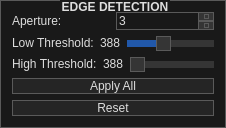
         <widget class="QGroupBox" name="edge_detection_box">
          <property name="sizePolicy">
           <sizepolicy hsizetype="Preferred" vsizetype="Minimum">
            <horstretch>0</horstretch>
            <verstretch>0</verstretch>
           </sizepolicy>
          </property>
          <property name="maximumSize">
           <size>
            <width>300</width>
            <height>16777215</height>
           </size>
          </property>
          <property name="styleSheet">
           <string notr="true">/*
	Based on a template by Emanuel Claesson (c) 2013 with modifications by Paris Flood

	Licensed under the Apache License, Version 2.0 (the &quot;License&quot;);
	you may not use this file except in compliance with the License.
	You may obtain a copy of the License at

		http://www.apache.org/licenses/LICENSE-2.0

	Unless required by applicable law or agreed to in writing, software
	distributed under the License is distributed on an &quot;AS IS&quot; BASIS,
	WITHOUT WARRANTIES OR CONDITIONS OF ANY KIND, either express or implied.
	See the License for the specific language governing permissions and
	limitations under the License.
*/

/*
	COLOR_DARK     = #191919
	COLOR_MEDIUM   = #353535
	COLOR_MEDLIGHT = #5A5A5A
	COLOR_LIGHT    = #DDDDDD
	COLOR_BLUE  = #2158AA
	COLOR_ORANGE = #D66C23
*/
* {
	background: #191919;
	color: #DDDDDD;
border: 1px solid #5A5A5A;
}

 QMenuBar {
	background: #191919;
	border-style: none;
 }

 QMenuBar::item {
	 background: transparent;
     spacing: 3px; /* spacing between menu bar items */
     padding: 5px 25px;
 }

 QMenuBar::item:selected{
	background: #353535;
  	border: 2px solid #D66C23;
    border-style: none none solid none;
}

 QMenuBar::item:pressed {
	background: #5A5A5A;
}

QCheckBox, QRadioButton {
	border: none;
}

QRadioButton::indicator, QCheckBox::indicator {
	width: 13px;
	height: 13px;
}

QRadioButton::indicator::unchecked, QCheckBox::indicator::unchecked {
	left: 5px;
	border: 1px solid #5A5A5A;
	background: none;
}

QRadioButton::indicator:unchecked:hover, QCheckBox::indicator:unchecked:hover {
	left: 5px;
	border: 1px solid #D66C23;
}

QRadioButton::indicator::checked, QCheckBox::indicator::checked {
	left: 5px;
	border: 1px solid #5A5A5A;
	background: #2158AA;
}

QRadioButton::indicator:checked:hover, QCheckBox::indicator:checked:hover {
	left: 5px;
	border: 1px solid #D66C23;
	background: #2158AA;
}

QGroupBox::title {
	subcontrol-origin: margin;
    subcontrol-position: top center;
}

QScrollBar {
	border: 1px solid #5A5A5A;
	background: #191919;
}

QScrollBar:horizontal {
	height: 15px;
	margin: 0px 16px 0px 16px;
}

QScrollBar:vertical {
	width: 15px;
	margin: 16px 0px 16px 0px;
}

QScrollBar::handle {
	background: #353535;
	border: 1px solid #5A5A5A;
}

QScrollBar::handle:horizontal {
	border-width: 0px 1px 0px 1px;
}

QScrollBar::handle:vertical {
	border-width: 1px 0px 1px 0px;
}

QScrollBar::handle:horizontal {
	min-width: 20px;
}

QScrollBar::handle:vertical {
	min-height: 20px;
}

QScrollBar::add-line, QScrollBar::sub-line {
	background:#353535;
	border: 1px solid #5A5A5A;
	subcontrol-origin: margin;
}

QScrollBar::add-line {
	position: absolute;
}

QScrollBar::add-line:horizontal {
	width: 15px;
	subcontrol-position: right;
	left: 15px;
}

QScrollBar::add-line:vertical {
	height: 15px;
	subcontrol-position: bottom;
	top: 15px;
}

QScrollBar::sub-line:horizontal {
	width: 15px;
	subcontrol-position: left;
}

QScrollBar::sub-line:vertical {
	height: 15px;
	subcontrol-position: top;
}

QScrollBar:left-arrow, QScrollBar::right-arrow, QScrollBar::up-arrow, QScrollBar::down-arrow {
	border: 1px solid #5A5A5A;
	width: 3px;
	height: 3px;
}

QScrollBar::add-page, QScrollBar::sub-page {
	background: none;
}

QAbstractButton {
	background: #252525;
}

QAbstractButton:disabled {
	background: #3F3F3F;
}

QAbstractButton:hover {
	background: #353535;
}

QPushButton:hover {
	background: #353535;
  	border: 1px solid #D66C23;
}

QAbstractButton:pressed {
	background: #5A5A5A;
}

QAbstractItemView {
	show-decoration-selected: 1;
 	outline: 0;
	selection-background-color: #2158AA;
	selection-color: #DDDDDD;
	alternate-background-color: #353535;
}

QHeaderView {
	border: 1px solid #5A5A5A;
}

QHeaderView::section {
	background: #191919;
	border: 1px solid #5A5A5A;
	padding: 4px;
}

QHeaderView::section:selected, QHeaderView::section::checked {
	background: #353535;
}

QTableView {
	gridline-color: #5A5A5A;
}

QTabBar {
	margin-left: 2px;
}

QTabBar::tab {
	border-radius: 0px;
	padding: 4px;
	margin: 4px;
}

QTabBar::tab:selected {
	background: #353535;
}

QComboBox::down-arrow {
	border: 1px solid #5A5A5A;
	background: #353535;
}

QComboBox::drop-down {
	border: 1px solid #5A5A5A;
	background: #353535;
}

QComboBox::down-arrow {
	width: 3px;
	height: 3px;
	border: 1px solid #5A5A5A;
}

QAbstractSpinBox {
	padding-right: 15px;
}

QAbstractSpinBox::up-button, QAbstractSpinBox::down-button {
	border: 1px solid #5A5A5A;
	background: #353535;
	subcontrol-origin: border;
}
QAbstractSpinBox::up-button:hover, QAbstractSpinBox::down-button:hover {
	border: 1px solid #D66C23;
}
QAbstractSpinBox::up-button:pressed, QAbstractSpinBox::down-button:pressed {
	background: #5A5A5A;
}

QAbstractSpinBox::up-arrow, QAbstractSpinBox::down-arrow {
	width: 3px;
	height: 3px;
	border: 1px solid #5A5A5A;
}
QAbstractSpinBox::up-arrow:hover, QAbstractSpinBox::down-arrow:hover {
	border: 1px solid #D66C23;
}

QSlider {
	border: none;
}

QSlider::groove:horizontal {
	height: 5px;
	margin: 4px 0px 4px 0px;
}

QSlider::groove:vertical {
	width: 5px;
	margin: 0px 4px 0px 4px;
}

QSlider::handle {
	border: 1px solid #5A5A5A;
	background: #353535;
}

QSlider::handle:horizontal {
	width: 15px;
	margin: -4px 0px -4px 0px;
}

QSlider::handle:vertical {
	height: 15px;
	margin: 0px -4px 0px -4px;
}

QSlider::add-page:vertical, QSlider::sub-page:horizontal {
	background: #2158AA;
}

QSlider::sub-page:vertical, QSlider::add-page:horizontal {
	background: #353535;
}

QLabel {
	border: none;
}

QProgressBar {
	text-align: center;
}

QProgressBar::chunk {
	width: 1px;
	background-color: #2158AA;
}

QMenu::separator {
	background: #353535;
}

QGroupBox {
	font: bold
}

QListWidget::item:selected {
    background-color: #2158AA;
}

 QMenu::item:selected{
	background: #353535;
	border: 2px solid #D66C23;
    border-style: none solid none none;
}

 QMenu::pressed {
	background: #5A5A5A;
}

QMenu::separator {
    height: 5px;
	background: #2158AA;
}</string>
          </property>
          <property name="title">
           <string>EDGE DETECTION</string>
          </property>
          <property name="alignment">
           <set>Qt::AlignRight|Qt::AlignTrailing|Qt::AlignVCenter</set>
          </property>
          <layout class="QVBoxLayout" name="verticalLayout_13" stretch="0">
           <item>
            <layout class="QVBoxLayout" name="verticalLayout_3">
             <item>
              <layout class="QHBoxLayout" name="horizontalLayout_4">
               <item>
                <widget class="QLabel" name="aperture_label">
                 <property name="sizePolicy">
                  <sizepolicy hsizetype="Preferred" vsizetype="Fixed">
                   <horstretch>0</horstretch>
                   <verstretch>0</verstretch>
                  </sizepolicy>
                 </property>
                 <property name="text">
                  <string>Aperture:</string>
                 </property>
                </widget>
               </item>
               <item>
                <widget class="QSpinBox" name="aperture_spin_box">
                 <property name="minimum">
                  <number>3</number>
                 </property>
                 <property name="maximum">
                  <number>7</number>
                 </property>
                 <property name="singleStep">
                  <number>2</number>
                 </property>
                </widget>
               </item>
              </layout>
             </item>
             <item>
              <layout class="QHBoxLayout" name="horizontalLayout_5">
               <item>
                <widget class="QLabel" name="low_threshold_label">
                 <property name="sizePolicy">
                  <sizepolicy hsizetype="Preferred" vsizetype="Fixed">
                   <horstretch>0</horstretch>
                   <verstretch>0</verstretch>
                  </sizepolicy>
                 </property>
                 <property name="text">
                  <string>Low Threshold:</string>
                 </property>
                </widget>
               </item>
               <item>
                <widget class="QLabel" name="low_threshold_value">
                 <property name="sizePolicy">
                  <sizepolicy hsizetype="Preferred" vsizetype="Fixed">
                   <horstretch>0</horstretch>
                   <verstretch>0</verstretch>
                  </sizepolicy>
                 </property>
                 <property name="text">
                  <string>388</string>
                 </property>
                </widget>
               </item>
               <item>
                <widget class="QSlider" name="low_threshold_slider">
                 <property name="minimum">
                  <number>0</number>
                 </property>
                 <property name="value">
                  <number>40</number>
                 </property>
                 <property name="orientation">
                  <enum>Qt::Horizontal</enum>
                 </property>
                </widget>
               </item>
              </layout>
             </item>
             <item>
              <layout class="QHBoxLayout" name="horizontalLayout_6">
               <item>
                <widget class="QLabel" name="high_threshold_label">
                 <property name="sizePolicy">
                  <sizepolicy hsizetype="Preferred" vsizetype="Fixed">
                   <horstretch>0</horstretch>
                   <verstretch>0</verstretch>
                  </sizepolicy>
                 </property>
                 <property name="text">
                  <string>High Threshold:</string>
                 </property>
                </widget>
               </item>
               <item>
                <widget class="QLabel" name="high_threshold_value">
                 <property name="sizePolicy">
                  <sizepolicy hsizetype="Preferred" vsizetype="Fixed">
                   <horstretch>0</horstretch>
                   <verstretch>0</verstretch>
                  </sizepolicy>
                 </property>
                 <property name="text">
                  <string>388</string>
                 </property>
                </widget>
               </item>
               <item>
                <widget class="QSlider" name="high_threshold_slider">
                 <property name="maximum">
                  <number>300</number>
                 </property>
                 <property name="orientation">
                  <enum>Qt::Horizontal</enum>
                 </property>
                </widget>
               </item>
              </layout>
             </item>
             <item>
              <widget class="QPushButton" name="apply_all_edge_button">
               <property name="sizePolicy">
                <sizepolicy hsizetype="Minimum" vsizetype="Fixed">
                 <horstretch>0</horstretch>
                 <verstretch>0</verstretch>
                </sizepolicy>
               </property>
               <property name="text">
                <string>Apply All</string>
               </property>
              </widget>
             </item>
             <item>
              <widget class="QPushButton" name="reset_edge_button">
               <property name="text">
                <string>Reset</string>
               </property>
              </widget>
             </item>
            </layout>
           </item>
          </layout>
         </widget>
